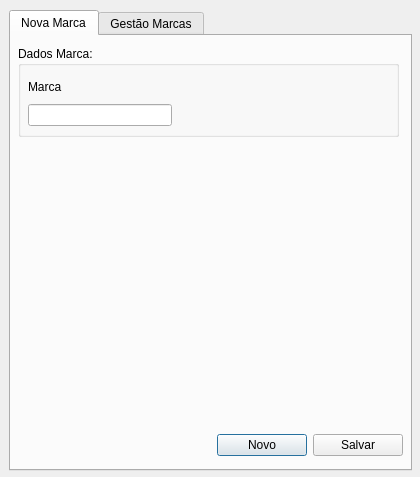
<?xml version="1.0" encoding="UTF-8"?>
<ui version="4.0">
 <class>frm_gestaomarcas</class>
 <widget class="QDialog" name="frm_gestaomarcas">
  <property name="geometry">
   <rect>
    <x>0</x>
    <y>0</y>
    <width>420</width>
    <height>477</height>
   </rect>
  </property>
  <property name="windowTitle">
   <string>Dialog</string>
  </property>
  <widget class="QTabWidget" name="tabWidget">
   <property name="geometry">
    <rect>
     <x>9</x>
     <y>10</y>
     <width>403</width>
     <height>461</height>
    </rect>
   </property>
   <property name="currentIndex">
    <number>0</number>
   </property>
   <widget class="QWidget" name="tab">
    <attribute name="title">
     <string>Nova Marca</string>
    </attribute>
    <widget class="QGroupBox" name="groupBox">
     <property name="geometry">
      <rect>
       <x>7</x>
       <y>10</y>
       <width>381</width>
       <height>91</height>
      </rect>
     </property>
     <property name="title">
      <string>Dados Marca:</string>
     </property>
     <widget class="QWidget" name="layoutWidget">
      <property name="geometry">
       <rect>
        <x>10</x>
        <y>30</y>
        <width>144</width>
        <height>50</height>
       </rect>
      </property>
      <layout class="QVBoxLayout" name="verticalLayout">
       <item>
        <widget class="QLabel" name="label">
         <property name="text">
          <string>Marca</string>
         </property>
        </widget>
       </item>
       <item>
        <widget class="QLineEdit" name="txt_nv_marca"/>
       </item>
      </layout>
     </widget>
    </widget>
    <widget class="QWidget" name="layoutWidget_2">
     <property name="geometry">
      <rect>
       <x>206</x>
       <y>396</y>
       <width>186</width>
       <height>27</height>
      </rect>
     </property>
     <layout class="QHBoxLayout" name="horizontalLayout_2">
      <item>
       <widget class="QPushButton" name="btn_nv_novo">
        <property name="text">
         <string>Novo</string>
        </property>
       </widget>
      </item>
      <item>
       <widget class="QPushButton" name="btn_nv_salvar">
        <property name="text">
         <string>Salvar</string>
        </property>
       </widget>
      </item>
     </layout>
    </widget>
    <zorder>layoutWidget_2</zorder>
    <zorder>groupBox</zorder>
   </widget>
   <widget class="QWidget" name="tab_2">
    <attribute name="title">
     <string>Gestão Marcas</string>
    </attribute>
    <widget class="QTableWidget" name="tw_listamarcas">
     <property name="geometry">
      <rect>
       <x>9</x>
       <y>67</y>
       <width>381</width>
       <height>201</height>
      </rect>
     </property>
    </widget>
    <widget class="QGroupBox" name="groupBox_2">
     <property name="geometry">
      <rect>
       <x>7</x>
       <y>269</y>
       <width>381</width>
       <height>91</height>
      </rect>
     </property>
     <property name="title">
      <string>Dados Marca:</string>
     </property>
     <widget class="QWidget" name="layoutWidget_3">
      <property name="geometry">
       <rect>
        <x>10</x>
        <y>30</y>
        <width>144</width>
        <height>50</height>
       </rect>
      </property>
      <layout class="QVBoxLayout" name="verticalLayout_2">
       <item>
        <widget class="QLabel" name="label_2">
         <property name="text">
          <string>Marca</string>
         </property>
        </widget>
       </item>
       <item>
        <widget class="QLineEdit" name="txt_ge_marca"/>
       </item>
      </layout>
     </widget>
    </widget>
    <widget class="QWidget" name="layoutWidget_5">
     <property name="geometry">
      <rect>
       <x>226</x>
       <y>398</y>
       <width>168</width>
       <height>27</height>
      </rect>
     </property>
     <layout class="QHBoxLayout" name="horizontalLayout">
      <item>
       <widget class="QPushButton" name="btn_ge_salvar">
        <property name="text">
         <string>Salvar</string>
        </property>
       </widget>
      </item>
      <item>
       <widget class="QPushButton" name="btn_ge_excluir">
        <property name="text">
         <string>Excluir</string>
        </property>
       </widget>
      </item>
     </layout>
    </widget>
    <widget class="QWidget" name="layoutWidget_6">
     <property name="geometry">
      <rect>
       <x>159</x>
       <y>34</y>
       <width>231</width>
       <height>27</height>
      </rect>
     </property>
     <layout class="QHBoxLayout" name="horizontalLayout_3">
      <item>
       <widget class="QLineEdit" name="txt_ge_filtrar"/>
      </item>
      <item>
       <widget class="QPushButton" name="btn_ge_filtrar">
        <property name="text">
         <string>filtrar</string>
        </property>
       </widget>
      </item>
     </layout>
    </widget>
    <widget class="QWidget" name="layoutWidget_7">
     <property name="geometry">
      <rect>
       <x>10</x>
       <y>10</y>
       <width>121</width>
       <height>50</height>
      </rect>
     </property>
     <layout class="QVBoxLayout" name="verticalLayout_3">
      <item>
       <widget class="QLabel" name="label_3">
        <property name="text">
         <string>Filtro:</string>
        </property>
       </widget>
      </item>
      <item>
       <widget class="QComboBox" name="cb_ge_filtrar"/>
      </item>
     </layout>
    </widget>
   </widget>
  </widget>
 </widget>
 <resources/>
 <connections/>
</ui>
